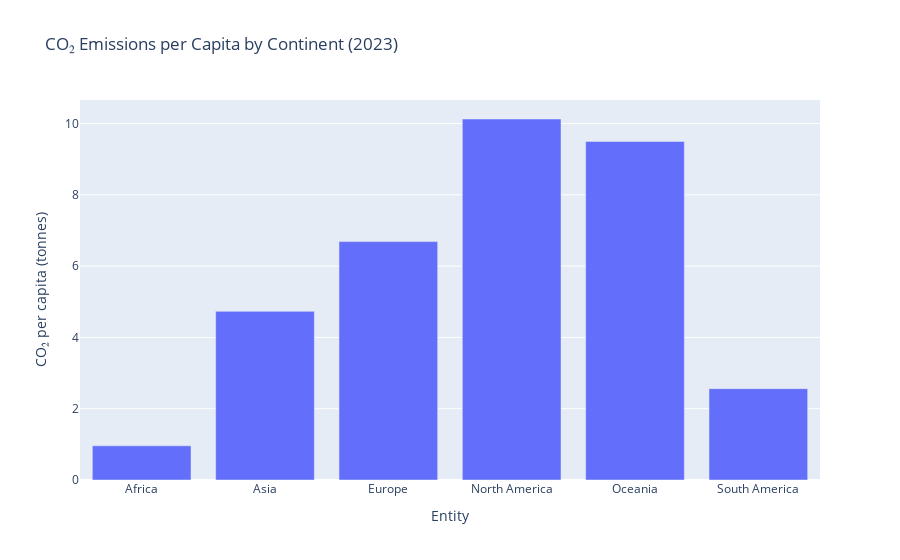

The code cell stored with this chart in its notebook:
### Code cell
fig3 = px.bar(co2_continent, x='Entity', y='CO2_per_capita',
             title='CO₂ Emissions per Capita by Continent (2023)',
             labels={'CO2_per_capita':'CO₂ per capita (tonnes)'})
fig3.show()

### Figure 1 — Plotly figure (JSON) as saved in the notebook; plotly's stock layout.template omitted (floating-point values rounded to 4 significant figures)
{"data": [{"alignmentgroup": "True", "hovertemplate": "Entity=%{x}<br>CO₂ per capita (tonnes)=%{y}<extra></extra>", "legendgroup": "", "marker": {"color": "#636efa", "pattern": {"shape": ""}}, "name": "", "offsetgroup": "", "orientation": "v", "showlegend": false, "textposition": "auto", "type": "bar", "x": ["Africa", "Asia", "Europe", "North America", "Oceania", "South America"], "xaxis": "x", "y": [0.9593, 4.731, 6.688, 10.13, 9.499, 2.563], "yaxis": "y"}], "layout": {"barmode": "relative", "legend": {"tracegroupgap": 0}, "title": {"text": "CO₂ Emissions per Capita by Continent (2023)"}, "xaxis": {"anchor": "y", "domain": [0, 1], "title": {"text": "Entity"}}, "yaxis": {"anchor": "x", "domain": [0, 1], "title": {"text": "CO₂ per capita (tonnes)"}}}}
